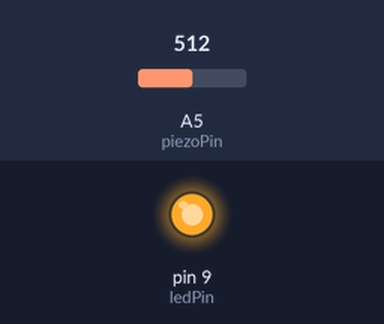
The sketch below on a simulated Arduino Uno, built with avr-gcc and run on an emulated ATmega328P. Parts: output pins drawn as LEDs (lit = HIGH). The inputs (shaded band) are chosen by the test bench; at power-on: A5 (piezoPin) = 512.

Above: at 1.8 s.
1.9 s: A5 (piezoPin) set to 110
3.4 s: A5 (piezoPin) set to 95
At 5.4 s:
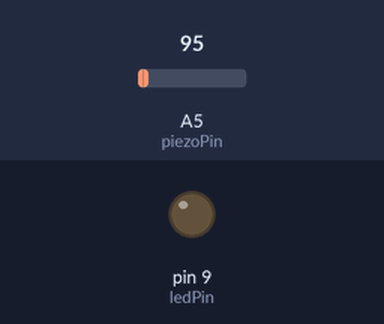
Timing chart, 0 to 6.9 s (numbered marks = the images above; inputs shaded):
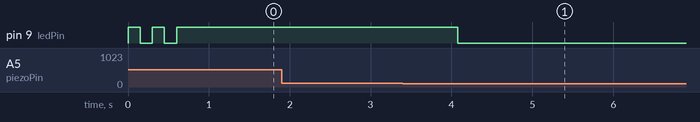

Measured:
- the behaviour switches between 100 and 99 on A5 (piezoPin) (found by bisection; images 0 and 1)
- after the input at 1.9 s, every drawn part: stays the same
- after the input at 3.4 s, pin 9 (ledPin): HIGH → LOW after 0.68 s
- by itself, pin 9 (ledPin): alternates HIGH for 0.15 s and LOW for 0.15 s, 4 changes in all, then stays HIGH

The sketch:

project13.ino
```cpp
int ledPin = 9; //led on digital pin 9
int piezoPin = 5;
int threshold = 100;
int sensorValue = 0;
float ledValue = 0;

void setup(){
  pinMode(ledPin, OUTPUT);
  digitalWrite(ledPin, HIGH);
  delay(150);
  digitalWrite(ledPin, LOW);
  delay(150);

  digitalWrite(ledPin, HIGH);
  delay(150);
  digitalWrite(ledPin, LOW);
  delay(150);
}

void loop(){
  sensorValue = analogRead(piezoPin);
  if (sensorValue >= threshold){
    ledValue = 255;
  }
  analogWrite(ledPin, int(ledValue));
  ledValue = ledValue - 0.05;
  if (ledValue <=0){ ledValue = 0;}
}
```
